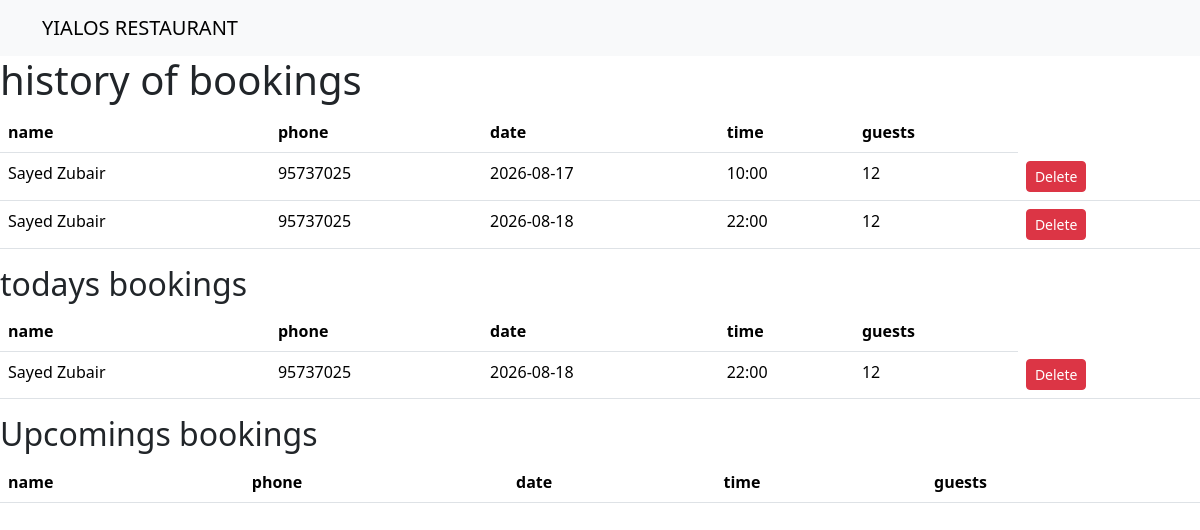
Screenshot of /admin/show_bookings (signed in) with the database file from the repository.
### tables this page shows
CREATE TABLE booking(
    id INTEGER PRIMARY KEY AUTOINCREMENT,
    customer_name VARCHAR NOT NULL,
    customer_phone VARCHAR,
    date DATE,
    time TIME,
    guests INTEGER NOT NULL,
    status VARCHAR DEFAULT 'pending',
    created_at DATETIME DEFAULT CURRENT_TIMESTAMP,
    table_id INTEGER,
    FOREIGN KEY (table_id) REFERENCES restaurant_table(id)
);

### app.py (the view)
@app.route('/admin/show_bookings')
@login_required
def show_bookings():
    bookings = show_booking()
    upcomings = show_upcoming_bk()
    todays = show_today_bk()
    return render_template('admin_booking.html', bookings=bookings,upcomings=upcomings,todays=todays)

### app.py (called while the page is built)
def login_required(f):       # f = the function below @login_required
    @wraps(f)                # keep original function name
    def decorated(*args, **kwargs):  # catch ALL arguments Flask passes
        if not session.get('logged_in'):  # check if logged in
            return redirect('/login')      # not logged in → send to login
        return f(*args, **kwargs)          # logged in → run the real function
    return decorated                       # return the wrapped function

### database.py (called while the page is built)
def get_connection():
    conn = sqlite3.connect('db.sqlite3')
    conn.row_factory = sqlite3.Row
    return conn

def show_booking():
    conn = get_connection()
    cursor = conn.cursor()
    cursor.execute('SELECT * FROM booking')
    bookings = cursor.fetchall()
    conn.close()
    return bookings

def show_today_bk():
    conn = get_connection()
    cursor = conn.cursor()
    cursor.execute("SELECT * FROM booking WHERE date = date('now')")
    today_bookings = cursor.fetchall()
    conn.close()
    return today_bookings

def show_upcoming_bk():
    conn = get_connection()
    cursor = conn.cursor()
    cursor.execute("SELECT * FROM booking WHERE date > date('now')")
    upcoming_bookings = cursor.fetchall()
    conn.close()
    return upcoming_bookings

### templates/admin_booking.html (shortened to what this page needs)
{% extends "layout.html"%}
{% block content %}
<h1> history of  bookings </h1>
<table class="table">
  <thead>
    <tr>
      <th scope="col">name</th>
      <th scope="col">phone</th>
      <th scope="col">date</th>
      <th scope="col">time</th>
      <th scope="col">guests</th>
    </tr>
  </thead>
  <tbody>
        {%for booking in bookings%}
    <tr>
      <td>{{booking['customer_name']}}</td>
      <td>{{booking['customer_phone']}}</td>
      <td>{{booking['date']}}</td>
      <td>{{booking['time']}}</td>
      <td>{{booking['guests']}}</td>
            <td>   <a href="/admin/delete/booking/{{ booking['id'] }}" class="btn btn-danger btn-sm">Delete</a></td>
    </tr>
        {% endfor %}
  </tbody>
</table>
<h2> todays bookings </h2>
<table class="table">
  <thead>
    <tr>
      <th scope="col">name</th>
      <th scope="col">phone</th>
      <th scope="col">date</th>
      <th scope="col">time</th>
      <th scope="col">guests</th>
    </tr>
  </thead>
  <tbody>
        {%for today in todays%}
    <tr>
      <td>{{today['customer_name']}}</td>
      <td>{{today['customer_phone']}}</td>
      <td>{{today['date']}}</td>
      <td>{{today['time']}}</td>
      <td>{{today['guests']}}</td>
      <td><a href="/admin/delete/booking/{{ today['id'] }}" class="btn btn-danger btn-sm">Delete</a></td>
    </tr>
        {% endfor %}
  </tbody>
</table>
<h2> Upcomings bookings</h2>
<table class="table">
  <thead>
    <tr>
      <th scope="col">name</th>
      <th scope="col">phone</th>
      <th scope="col">date</th>
      <th scope="col">time</th>
      <th scope="col">guests</th>
    </tr>
  </thead>
</table>
{% endblock %}

### rows the page displays
booking: customer_name "Sayed Zubair", customer_phone "95737025", date "2026-08-17", time "10:00", guests "12"
booking: customer_name "Sayed Zubair", customer_phone "95737025", date "2026-08-18", time "22:00", guests "12"
